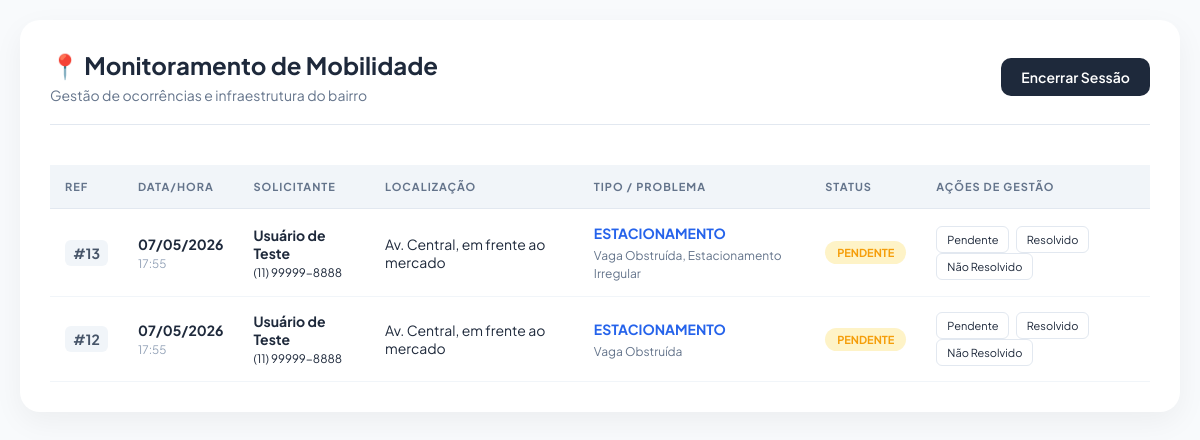
The app's page /dashboard.php (signed in) with its own data.
### tables this page shows
CREATE TABLE `ocorrencias` (
  `id` int NOT NULL AUTO_INCREMENT,
  `nome` varchar(100) NOT NULL,
  `telefone` varchar(20) DEFAULT NULL,
  `local_ref` varchar(255) DEFAULT NULL,
  `tipo` enum('transito','estacionamento') DEFAULT NULL,
  `descricao` text,
  `data_registro` timestamp NULL DEFAULT CURRENT_TIMESTAMP,
  `status` enum('pendente','resolvido','nao_resolvido') DEFAULT 'pendente',
  PRIMARY KEY (`id`)
);

### dashboard.php (the view, shortened to what this page needs)
<?php
require_once 'db.php';
$sql = "SELECT o.*, GROUP_CONCAT(p.problema SEPARATOR ', ') as problemas_marcados
        FROM ocorrencias o
        LEFT JOIN problemas_relatados p ON o.id = p.ocorrencia_id
        GROUP BY o.id
        ORDER BY o.data_registro DESC";
$resultado = $conn->query($sql);
$total_registros = ($resultado) ? $resultado->num_rows : 0;
?>
<!DOCTYPE html>
<html lang="pt-br">
<head>
</head>
<body>
<div class="container">
    <div class="header-painel">
        <div class="titulo-container">
            <h1>📍 Monitoramento de Mobilidade</h1>
            <p>Gestão de ocorrências e infraestrutura do bairro</p>
        </div>
        <a href="logout.php" class="btn-sair">Encerrar Sessão</a>
    </div>
    <div style="overflow-x: auto;">
        <table>
            <thead>
                <tr>
                    <th>Ref</th>
                    <th>Data/Hora</th>
                    <th>Solicitante</th>
                    <th>Localização</th>
                    <th>Tipo / Problema</th>
                    <th>Status</th>
                    <th>Ações de Gestão</th>
                </tr>
            </thead>
            <tbody>
                <?php if ($total_registros > 0): ?>
                    <?php while($row = $resultado->fetch_assoc()): ?>
                        <tr>
                            <td><span class="id-pill">#<?php echo $row['id']; ?></span></td>
                            <td>
                                <strong><?php echo date('d/m/Y', strtotime($row['data_registro'])); ?></strong><br>
                                <small style="color:#94a3b8;"><?php echo date('H:i', strtotime($row['data_registro'])); ?></small>
                            </td>
                            <td>
                                <strong><?php echo htmlspecialchars($row['nome']); ?></strong><br>
                                <small><?php echo htmlspecialchars($row['telefone']); ?></small>
                            </td>
                            <td><?php echo htmlspecialchars($row['local_ref']); ?></td>
                            <td>
                                <span class="tipo-label"><?php echo strtoupper($row['tipo']); ?></span>
                                <span class="problemas-txt">
                                    <?php echo htmlspecialchars($row['problemas_marcados'] ?: 'Nenhum item marcado'); ?>
                                </span>
                            </td>
                            <td>
                                <span class="badge status-<?php echo $row['status']; ?>">
                                    <?php echo str_replace('_', ' ', $row['status']); ?>
                                </span>
                            </td>
                            <td>
                                <a href="atualizar_status.php?id=<?php echo $row['id']; ?>&status=pendente" class="btn-status">Pendente</a>
                                <a href="atualizar_status.php?id=<?php echo $row['id']; ?>&status=resolvido" class="btn-status">Resolvido</a>
                                <a href="atualizar_status.php?id=<?php echo $row['id']; ?>&status=nao_resolvido" class="btn-status">Não Resolvido</a>
                            </td>
                        </tr>
                    <?php endwhile; ?>
                <?php endif; ?>
            </tbody>
        </table>
    </div>
</div>
</body>
</html>

### dashboard.php (style rules this page uses)
:root { --primary: #1e293b; --accent: #2563eb; --success: #10b981; --warning: #f59e0b; --danger: #ef4444; --bg: #f8fafc; }
body { font-family: 'Plus Jakarta Sans', sans-serif; background-color: var(--bg); margin: 0; padding: 20px; color: var(--primary); }
.container { max-width: 1200px; margin: auto; background: white; padding: 30px; border-radius: 20px; box-shadow: 0 10px 30px rgba(0,0,0,0.05); }
.header-painel { display: flex; justify-content: space-between; align-items: center; margin-bottom: 30px; padding-bottom: 20px; border-bottom: 1px solid #e2e8f0; }
.titulo-container h1 { margin: 0; font-size: 24px; color: var(--primary); }
.titulo-container p { margin: 5px 0 0; color: #64748b; font-size: 14px; }
.btn-sair { background: var(--primary); color: white; padding: 10px 20px; text-decoration: none; border-radius: 10px; font-size: 14px; font-weight: 600; }
table { width: 100%; border-collapse: collapse; margin-top: 10px; }
th { background-color: #f1f5f9; color: #64748b; padding: 15px; text-align: left; font-size: 11px; text-transform: uppercase; letter-spacing: 1px; border-bottom: 1px solid #e2e8f0; }
td { padding: 15px; border-bottom: 1px solid #f1f5f9; font-size: 14px; }
.badge { padding: 5px 12px; border-radius: 20px; font-size: 11px; font-weight: 700; text-transform: uppercase; display: inline-block; }
.status-pendente { background: #fef3c7; color: var(--warning); }
.btn-status { text-decoration: none; font-size: 11px; padding: 6px 10px; border: 1px solid #e2e8f0; background: white; color: var(--primary); border-radius: 6px; transition: 0.2s; display: inline-block; margin-right: 4px; }
.id-pill { background: #f1f5f9; padding: 4px 8px; border-radius: 6px; font-weight: 700; color: #475569; }
.tipo-label { color: var(--accent); font-weight: 700; display: block; margin-bottom: 3px; }
.problemas-txt { font-size: 12px; color: #64748b; }

### records on screen
ocorrencias: id "13", data_registro "07/05/2026", data_registro "17:55", nome "Usuário de Teste", telefone "(11) 99999-8888", local_ref "Av. Central, em frente ao mercado", tipo "ESTACIONAMENTO", problemas_marcados "Vaga Obstruída, Estacionamento Irregular", status "PENDENTE"
ocorrencias: id "12", data_registro "07/05/2026", data_registro "17:55", nome "Usuário de Teste", telefone "(11) 99999-8888", local_ref "Av. Central, em frente ao mercado", tipo "ESTACIONAMENTO", problemas_marcados "Vaga Obstruída", status "PENDENTE"
